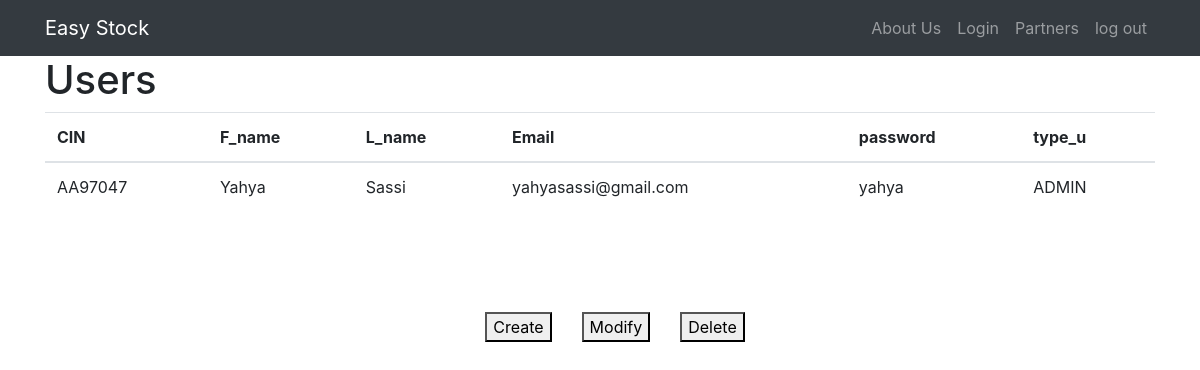
/user, run on an earlier commit of the app's database.
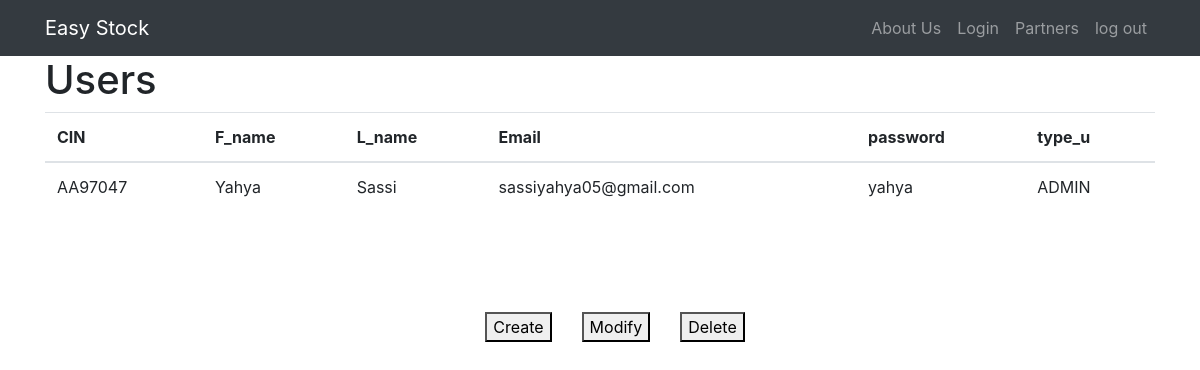
And on a later commit of the database.
### tables this page shows
CREATE TABLE user (
                    CIN TEXT PRIMARY KEY UNIQUE,
                    Fname TEXT NOT NULL,
                    Lname TEXT NOT NULL,
                    email TEXT UNIQUE NOT NULL,
                    password TEXT NOT NULL,
                    type_u TEXT
                );

### auth.py (the view)
@auth.route('/user')
def Users():
    conn = sqlite3.connect('database.db')
    cursor = conn.cursor()
    cursor.execute("SELECT * FROM user")
    data = cursor.fetchall()
    conn.close()
    return render_template('user.html', users=data)

### templates/user.html (shortened to what this page needs)
{% extends "base.html" %}
{% block content %}
<div class="container">
  <h1>Users</h1>
  <table class="table">
    <thead>
      <tr>
        <th>CIN</th>
        <th>F_name</th>
        <th>L_name</th>
        <th>Email</th>
        <th>password</th>
        <th>type_u</th>
      </tr>
    </thead>
    <tbody>
      {% for user in users %}
      <tr>
        <td>{{ user[0] }}</td>
        <td>{{ user[1] }}</td>
        <td>{{ user[2] }}</td>
        <td>{{ user[3] }}</td>
        <td>{{ user[4] }}</td>
        <td>{{ user[5] }}</td>
      </tr>
      {% endfor %}
    </tbody>
  </table>
</div>
<div class="menu-container">
    <button class="menu-button" onclick="adduser()">Create</button>
    <button class="menu-button">Modify</button>
    <button class="menu-button" onclick="redirectdelete_u()">Delete</button>
</div>
{% endblock %}

What changed in the data, as far as the page shows it:
changed user "AA97047": email "yahyasassi@gmail.com" → "sassiyahya05@gmail.com"
